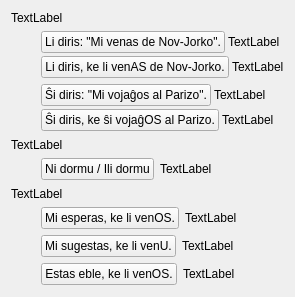
     <widget class="QWidget" name="tab_2">
      <attribute name="icon">
       <iconset resource="ikonoj.qrc">
        <normaloff>:/ikonoj/leciono.png</normaloff>:/ikonoj/leciono.png</iconset>
      </attribute>
      <attribute name="title">
       <string>2</string>
      </attribute>
      <layout class="QVBoxLayout" name="verticalLayout_14" stretch="0,1,0,1,0,3">
       <property name="spacing">
        <number>6</number>
       </property>
       <item>
        <layout class="QVBoxLayout" name="verticalLayout_13">
         <item>
          <widget class="QLabel" name="Lec10_Label30">
           <property name="sizePolicy">
            <sizepolicy hsizetype="Preferred" vsizetype="Maximum">
             <horstretch>0</horstretch>
             <verstretch>0</verstretch>
            </sizepolicy>
           </property>
           <property name="text">
            <string>TextLabel</string>
           </property>
           <property name="wordWrap">
            <bool>true</bool>
           </property>
          </widget>
         </item>
         <item>
          <layout class="QHBoxLayout" name="horizontalLayout_12">
           <item>
            <spacer name="horizontalSpacer_3">
             <property name="orientation">
              <enum>Qt::Horizontal</enum>
             </property>
             <property name="sizeType">
              <enum>QSizePolicy::Fixed</enum>
             </property>
             <property name="sizeHint" stdset="0">
              <size>
               <width>30</width>
               <height>20</height>
              </size>
             </property>
            </spacer>
           </item>
           <item>
            <layout class="QVBoxLayout" name="verticalLayout_8">
             <property name="spacing">
              <number>3</number>
             </property>
             <item>
              <layout class="QHBoxLayout" name="horizontalLayout_13">
               <item>
                <widget class="neklakebla" name="pushButton_10">
                 <property name="sizePolicy">
                  <sizepolicy hsizetype="Maximum" vsizetype="Fixed">
                   <horstretch>0</horstretch>
                   <verstretch>0</verstretch>
                  </sizepolicy>
                 </property>
                 <property name="text">
                  <string>Li diris: &quot;Mi venas de Nov-Jorko&quot;.</string>
                 </property>
                </widget>
               </item>
               <item>
                <widget class="QLabel" name="Lec10_Label31">
                 <property name="sizePolicy">
                  <sizepolicy hsizetype="Preferred" vsizetype="Maximum">
                   <horstretch>0</horstretch>
                   <verstretch>0</verstretch>
                  </sizepolicy>
                 </property>
                 <property name="text">
                  <string>TextLabel</string>
                 </property>
                 <property name="wordWrap">
                  <bool>true</bool>
                 </property>
                </widget>
               </item>
              </layout>
             </item>
             <item>
              <layout class="QHBoxLayout" name="horizontalLayout_14">
               <item>
                <widget class="neklakebla" name="pushButton_11">
                 <property name="sizePolicy">
                  <sizepolicy hsizetype="Maximum" vsizetype="Fixed">
                   <horstretch>0</horstretch>
                   <verstretch>0</verstretch>
                  </sizepolicy>
                 </property>
                 <property name="text">
                  <string>Li diris, ke li venAS de Nov-Jorko.</string>
                 </property>
                </widget>
               </item>
               <item>
                <widget class="QLabel" name="Lec10_Label32">
                 <property name="sizePolicy">
                  <sizepolicy hsizetype="Preferred" vsizetype="Maximum">
                   <horstretch>0</horstretch>
                   <verstretch>0</verstretch>
                  </sizepolicy>
                 </property>
                 <property name="text">
                  <string>TextLabel</string>
                 </property>
                 <property name="wordWrap">
                  <bool>true</bool>
                 </property>
                </widget>
               </item>
              </layout>
             </item>
            </layout>
           </item>
          </layout>
         </item>
         <item>
          <layout class="QHBoxLayout" name="horizontalLayout_15">
           <item>
            <spacer name="horizontalSpacer_4">
             <property name="orientation">
              <enum>Qt::Horizontal</enum>
             </property>
             <property name="sizeType">
              <enum>QSizePolicy::Fixed</enum>
             </property>
             <property name="sizeHint" stdset="0">
              <size>
               <width>30</width>
               <height>20</height>
              </size>
             </property>
            </spacer>
           </item>
           <item>
            <layout class="QVBoxLayout" name="verticalLayout_9">
             <property name="spacing">
              <number>3</number>
             </property>
             <item>
              <layout class="QHBoxLayout" name="horizontalLayout_16">
               <item>
                <widget class="neklakebla" name="pushButton_12">
                 <property name="sizePolicy">
                  <sizepolicy hsizetype="Maximum" vsizetype="Fixed">
                   <horstretch>0</horstretch>
                   <verstretch>0</verstretch>
                  </sizepolicy>
                 </property>
                 <property name="text">
                  <string>Ŝi diris: &quot;Mi vojaĝos al Parizo&quot;.</string>
                 </property>
                </widget>
               </item>
               <item>
                <widget class="QLabel" name="Lec10_Label33">
                 <property name="sizePolicy">
                  <sizepolicy hsizetype="Preferred" vsizetype="Maximum">
                   <horstretch>0</horstretch>
                   <verstretch>0</verstretch>
                  </sizepolicy>
                 </property>
                 <property name="text">
                  <string>TextLabel</string>
                 </property>
                 <property name="wordWrap">
                  <bool>true</bool>
                 </property>
                </widget>
               </item>
              </layout>
             </item>
             <item>
              <layout class="QHBoxLayout" name="horizontalLayout_17">
               <item>
                <widget class="neklakebla" name="pushButton_13">
                 <property name="sizePolicy">
                  <sizepolicy hsizetype="Maximum" vsizetype="Fixed">
                   <horstretch>0</horstretch>
                   <verstretch>0</verstretch>
                  </sizepolicy>
                 </property>
                 <property name="text">
                  <string>Ŝi diris, ke ŝi vojaĝOS al Parizo.</string>
                 </property>
                </widget>
               </item>
               <item>
                <widget class="QLabel" name="Lec10_Label34">
                 <property name="sizePolicy">
                  <sizepolicy hsizetype="Preferred" vsizetype="Maximum">
                   <horstretch>0</horstretch>
                   <verstretch>0</verstretch>
                  </sizepolicy>
                 </property>
                 <property name="text">
                  <string>TextLabel</string>
                 </property>
                 <property name="wordWrap">
                  <bool>true</bool>
                 </property>
                </widget>
               </item>
              </layout>
             </item>
            </layout>
           </item>
          </layout>
         </item>
        </layout>
       </item>
       <item>
        <spacer name="verticalSpacer_3">
         <property name="orientation">
          <enum>Qt::Vertical</enum>
         </property>
         <property name="sizeType">
          <enum>QSizePolicy::MinimumExpanding</enum>
         </property>
         <property name="sizeHint" stdset="0">
          <size>
           <width>20</width>
           <height>1</height>
          </size>
         </property>
        </spacer>
       </item>
       <item>
        <layout class="QVBoxLayout" name="verticalLayout_10">
         <item>
          <widget class="QLabel" name="Lec10_Label39">
           <property name="sizePolicy">
            <sizepolicy hsizetype="Preferred" vsizetype="Maximum">
             <horstretch>0</horstretch>
             <verstretch>0</verstretch>
            </sizepolicy>
           </property>
           <property name="text">
            <string>TextLabel</string>
           </property>
           <property name="wordWrap">
            <bool>true</bool>
           </property>
          </widget>
         </item>
         <item>
          <layout class="QHBoxLayout" name="horizontalLayout_18">
           <item>
            <spacer name="horizontalSpacer_5">
             <property name="orientation">
              <enum>Qt::Horizontal</enum>
             </property>
             <property name="sizeType">
              <enum>QSizePolicy::Fixed</enum>
             </property>
             <property name="sizeHint" stdset="0">
              <size>
               <width>30</width>
               <height>20</height>
              </size>
             </property>
            </spacer>
           </item>
           <item>
            <widget class="neklakebla" name="pushButton_14">
             <property name="sizePolicy">
              <sizepolicy hsizetype="Maximum" vsizetype="Fixed">
               <horstretch>0</horstretch>
               <verstretch>0</verstretch>
              </sizepolicy>
             </property>
             <property name="text">
              <string>Ni dormu / Ili dormu</string>
             </property>
            </widget>
           </item>
           <item>
            <widget class="QLabel" name="Lec10_Label35">
             <property name="sizePolicy">
              <sizepolicy hsizetype="Preferred" vsizetype="Maximum">
               <horstretch>0</horstretch>
               <verstretch>0</verstretch>
              </sizepolicy>
             </property>
             <property name="text">
              <string>TextLabel</string>
             </property>
             <property name="wordWrap">
              <bool>true</bool>
             </property>
            </widget>
           </item>
          </layout>
         </item>
        </layout>
       </item>
       <item>
        <spacer name="verticalSpacer_4">
         <property name="orientation">
          <enum>Qt::Vertical</enum>
         </property>
         <property name="sizeType">
          <enum>QSizePolicy::MinimumExpanding</enum>
         </property>
         <property name="sizeHint" stdset="0">
          <size>
           <width>20</width>
           <height>1</height>
          </size>
         </property>
        </spacer>
       </item>
       <item>
        <layout class="QVBoxLayout" name="verticalLayout_12">
         <item>
          <widget class="QLabel" name="Lec10_Label40">
           <property name="sizePolicy">
            <sizepolicy hsizetype="Preferred" vsizetype="Maximum">
             <horstretch>0</horstretch>
             <verstretch>0</verstretch>
            </sizepolicy>
           </property>
           <property name="text">
            <string>TextLabel</string>
           </property>
           <property name="wordWrap">
            <bool>true</bool>
           </property>
          </widget>
         </item>
         <item>
          <layout class="QHBoxLayout" name="horizontalLayout_22">
           <item>
            <spacer name="horizontalSpacer_6">
             <property name="orientation">
              <enum>Qt::Horizontal</enum>
             </property>
             <property name="sizeType">
              <enum>QSizePolicy::Fixed</enum>
             </property>
             <property name="sizeHint" stdset="0">
              <size>
               <width>30</width>
               <height>20</height>
              </size>
             </property>
            </spacer>
           </item>
           <item>
            <layout class="QVBoxLayout" name="verticalLayout_11">
             <item>
              <layout class="QHBoxLayout" name="horizontalLayout_19">
               <item>
                <widget class="neklakebla" name="pushButton_15">
                 <property name="sizePolicy">
                  <sizepolicy hsizetype="Maximum" vsizetype="Fixed">
                   <horstretch>0</horstretch>
                   <verstretch>0</verstretch>
                  </sizepolicy>
                 </property>
                 <property name="text">
                  <string>Mi esperas, ke li venOS.</string>
                 </property>
                </widget>
               </item>
               <item>
                <widget class="QLabel" name="Lec10_Label36">
                 <property name="sizePolicy">
                  <sizepolicy hsizetype="Preferred" vsizetype="Maximum">
                   <horstretch>0</horstretch>
                   <verstretch>0</verstretch>
                  </sizepolicy>
                 </property>
                 <property name="text">
                  <string>TextLabel</string>
                 </property>
                 <property name="wordWrap">
                  <bool>true</bool>
                 </property>
                </widget>
               </item>
              </layout>
             </item>
             <item>
              <layout class="QHBoxLayout" name="horizontalLayout_20">
               <item>
                <widget class="neklakebla" name="pushButton_16">
                 <property name="sizePolicy">
                  <sizepolicy hsizetype="Maximum" vsizetype="Fixed">
                   <horstretch>0</horstretch>
                   <verstretch>0</verstretch>
                  </sizepolicy>
                 </property>
                 <property name="text">
                  <string>Mi sugestas, ke li venU.</string>
                 </property>
                </widget>
               </item>
               <item>
                <widget class="QLabel" name="Lec10_Label37">
                 <property name="sizePolicy">
                  <sizepolicy hsizetype="Preferred" vsizetype="Maximum">
                   <horstretch>0</horstretch>
                   <verstretch>0</verstretch>
                  </sizepolicy>
                 </property>
                 <property name="text">
                  <string>TextLabel</string>
                 </property>
                 <property name="wordWrap">
                  <bool>true</bool>
                 </property>
                </widget>
               </item>
              </layout>
             </item>
             <item>
              <layout class="QHBoxLayout" name="horizontalLayout_21">
               <item>
                <widget class="neklakebla" name="pushButton_17">
                 <property name="sizePolicy">
                  <sizepolicy hsizetype="Maximum" vsizetype="Fixed">
                   <horstretch>0</horstretch>
                   <verstretch>0</verstretch>
                  </sizepolicy>
                 </property>
                 <property name="text">
                  <string>Estas eble, ke li venOS.</string>
                 </property>
                </widget>
               </item>
               <item>
                <widget class="QLabel" name="Lec10_Label38">
                 <property name="sizePolicy">
                  <sizepolicy hsizetype="Preferred" vsizetype="Maximum">
                   <horstretch>0</horstretch>
                   <verstretch>0</verstretch>
                  </sizepolicy>
                 </property>
                 <property name="text">
                  <string>TextLabel</string>
                 </property>
                 <property name="wordWrap">
                  <bool>true</bool>
                 </property>
                </widget>
               </item>
              </layout>
             </item>
            </layout>
           </item>
          </layout>
         </item>
        </layout>
       </item>
       <item>
        <spacer name="verticalSpacer_19">
         <property name="orientation">
          <enum>Qt::Vertical</enum>
         </property>
         <property name="sizeHint" stdset="0">
          <size>
           <width>20</width>
           <height>1</height>
          </size>
         </property>
        </spacer>
       </item>
      </layout>
     </widget>
